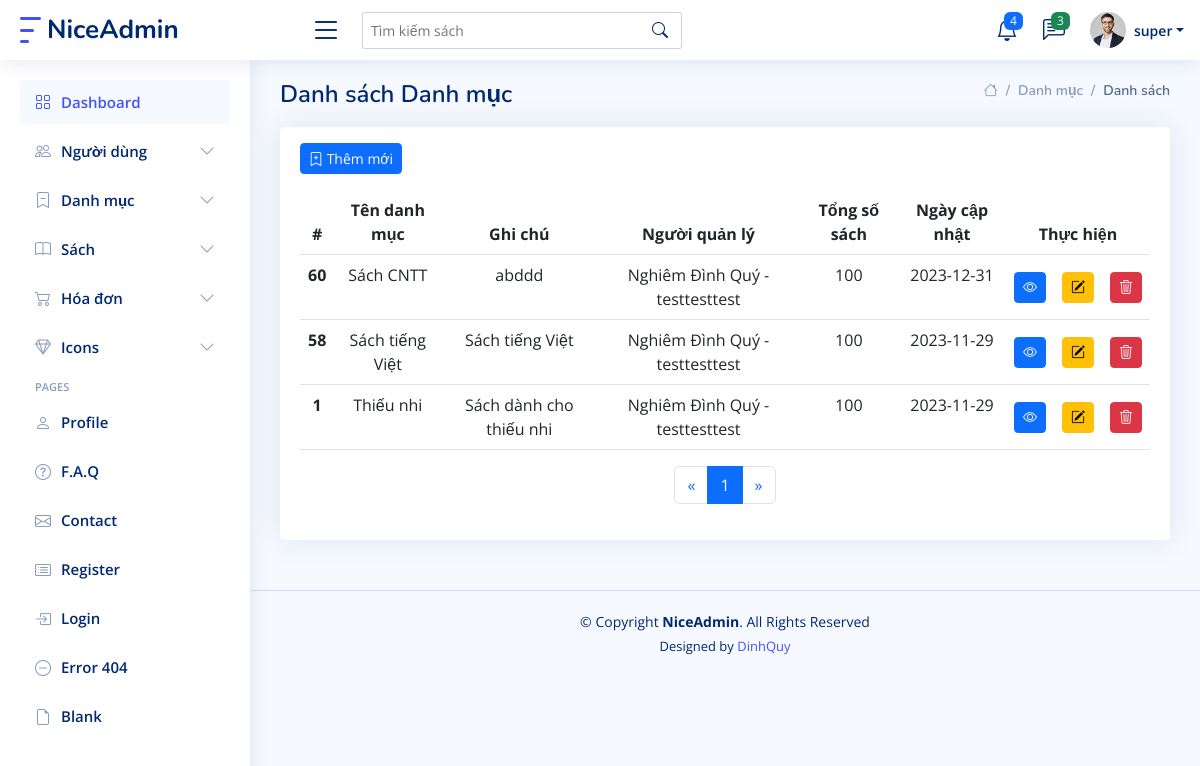
Screenshot of /php/ads/Category/index.php (signed in) with the database file from the repository.
### tables this page shows
CREATE TABLE `tblcategory` (
  `category_id` smallint(5) UNSIGNED NOT NULL,
  `category_name` varchar(200) NOT NULL,
  `category_notes` text DEFAULT NULL,
  `category_created_date` varchar(50) DEFAULT NULL,
  `category_created_author_id` int(10) UNSIGNED DEFAULT NULL,
  `category_last_modified` varchar(50) DEFAULT NULL,
  `category_manager_id` int(10) UNSIGNED DEFAULT NULL,
  `category_enable` tinyint(1) DEFAULT NULL,
  `category_delete` tinyint(1) DEFAULT 0,
  `category_image` varchar(200) DEFAULT NULL
);

### php/objects/CategoryObject.php (called while the page is built, shortened)
<?php
class CategoryObject{
	private $category_id;
	private $category_name;
	private $category_notes;
	private $category_last_modified;
	private $category_manager_id;
	private $category_delete;
	public function  getCategory_id() {
		return $this->category_id;
	}
	public function  getCategory_name() {
		return $this->category_name;
	}
	public function  getCategory_notes() {
		return $this->category_notes;
	}
	public function  getCategory_last_modified() {
		return $this->category_last_modified;
	}
	public function getCategory_manager_id() {
		return $this->category_manager_id;
	}
	public function isCategory_delete() {
		return $this->category_delete;
	}
	public function  setCategory_id($category_id) {
		$this->category_id = $category_id;
	}
	public function  setCategory_name($category_name) {
		$this->category_name = $category_name;
	}
	public function  setCategory_notes($category_notes) {
		$this->category_notes = $category_notes;
	}
	public function  setCategory_last_modified($category_last_modified) {
		$this->category_last_modified = $category_last_modified;
	}
	public function  setCategory_manager_id($category_manager_id) {
		$this->category_manager_id = $category_manager_id;
	}
	public function  setCategory_delete($category_delete) {
		$this->category_delete = $category_delete;
	}
}
?>

### php/ads/Category/CategoryModel.php (called while the page is built, shortened)
<?php
    require_once('../../objects/CategoryObject.php');
    require_once("../../../lib/HashMap.php");
    class CategoryModel{
        public function getCategories($similar, $page, $totalperpage){
            $dbConnection = new DBConnection();
            $conns = $dbConnection->getConnection();
            if($conns != null){
                $at = ($page-1)*$totalperpage;
                $sql="SELECT * FROM tblcategory ";
                if($similar->isCategory_delete()){
                    $sql .= "WHERE category_delete = 1 ";
                }else{
                    $sql .= "WHERE category_delete = 0 ";
                }
                $sql .= "ORDER BY category_id DESC ";
                $sql .= "LIMIT ".$at." , ".$totalperpage."; ";
                $result = $conns->query($sql);
                $items = [];
                while($row = mysqli_fetch_array($result)){
                    $item = new CategoryObject();
                    $item->setCategory_id($row['category_id']);
                    $item->setCategory_name($row['category_name']);
                    $item->setCategory_notes($row['category_notes']);
                    $item->setCategory_created_author_id($row['category_created_author_id']);
                    $item->setCategory_created_date($row['category_created_date']);
                    $item->setCategory_delete($row['category_delete']);
                    $item->setCategory_image($row['category_image']);
                    $item->setCategory_last_modified($row['category_last_modified']);
                    $item->setCategory_manager_id($row['category_manager_id']);
                    $items[] = $item;
                }
                return $items;
            }
        }
    }
?>

### php/ads/User/UserModel.php (called while the page is built, shortened)
<?php
    require_once("../../../lib/HashMap.php");
    class UserModel{
        public function getManagers(){
            $sql="SELECT * FROM tbluser ";
            $sql .= "WHERE user_deleted = 0 ";
            $sql .= "AND user_permission =2;";
            $dbConnection = new DBConnection();
            $conns = $dbConnection->getConnection();
            if($conns != null){
                $result = $conns->query($sql);
                $temp = new HashMap("String","String");
                while($row = mysqli_fetch_array($result)){
                    $temp->put($row['user_id'],$row['user_fullname']." - ".$row['user_name']);
                }
                return $temp;
            }
        }
    }
?>

### lib/HashMap.php (called while the page is built, shortened)
<?php
final class HashMap {
	protected $values = [];
	public function __construct(string $expectedKey, string $expectedValue) {
		$this->expectedKey = $expectedKey;
		$this->expectedValue = $expectedValue;
	}
	public function get($key) {
		return @$this->values[$key];
	}
	public function put($key, $value): void {
		$this->values[$key] = $value;
	}
	private function isCompatibleType($value, string $type): bool {
		switch (strtolower($type)) {
			case "str": case "string": return is_string($value);
		}
	}
}

### php/ads/Category/CategoryLibrary.php (the view, shortened to what this page needs)
<?php
    require_once('../../objects/CategoryObject.php');
    require_once('CategoryModel.php');
    class CategoryLibrary{
        public function viewDelCategory(CategoryObject $item) {
            $tmp = "";
            $title = "";
            if($item->isCategory_delete()) {
                $title = "Xóa vĩnh viễn ";
            }else {
                $title = "Xóa tài khoản ";
            }
            $tmp .= "<div class=\"modal fade\" id=\"delCate".$item->getCategory_id()."\" tabindex=\"-1\" aria-hidden=\"true\">";
            $tmp .= "<div class=\"modal-dialog\">";
            $tmp .= "<div class=\"modal-content\">";
            $tmp .= "<div class=\"modal-header\">";
            $tmp .= "<h1 class=\"modal-title fs-5\" id=\"DelUserLabel".$item->getCategory_id()."\"><i class=\"bi bi-trash3\"></i> ".$title."</h1>";
            $tmp .= "<button type=\"button\" class=\"btn-close\" data-bs-dismiss=\"modal\" aria-label=\"Close\"></button>";
            $tmp .= "</div>";
            $tmp .= "<div class=\"modal-body\">";
            if($item->isCategory_delete()) {
                $tmp .= "Bạn có chắc chắn xóa vĩnh viễn danh mục <b>".$item->getCategory_name()."</b>?<br>";
            }else {
                $tmp .= "Bạn có chắc chắn xóa danh mục <b>".$item->getCategory_name()."</b>?<br>";
                $tmp .= "Hệ thống tạm thời lưu vào thùng rác, có thể phục hồi trong vòng 30 ngày.";
            }
            $tmp .= "</div>";
            $tmp .= "<div class=\"modal-footer\">";
            if($item->isCategory_delete()) {
                $tmp .= "<a href=\"CategoryDR.php?id=".$item->getCategory_id()."&name=".$item->getCategory_name()."\" class=\"btn btn-danger\"><i class=\"bi bi-trash3\"></i> Xóa vĩnh viễn</a>";
            }else {
                $tmp .= "<a href=\"CategoryDR.php?iddel=".$item->getCategory_id()."&name=".$item->getCategory_name()."\" class=\"btn btn-danger\"><i class=\"bi bi-trash3\"></i> Xóa</a>";
            }
            $tmp .= "<button type=\"button\" class=\"btn btn-secondary\" data-bs-dismiss=\"modal\"><i class=\"bi bi-x-lg\"></i> Hủy</button>";
            $tmp .= "</div>";
            $tmp .= "</div>";
            $tmp .= "</div>";
            $tmp .= "</div>";
            return $tmp;
        }
        public function viewCatetories($items, $total, $similar, $page, $totalperpage){
            echo "<table class=\"table table-hover\">";
                echo "<thead>";
                    echo "<tr>";
                        echo "<th class=\"text-center\" scope=\"col\">#</th>";
                        echo "<th class=\"text-center\" scope=\"col\">Tên danh mục</th>";
                        echo "<th class=\"text-center\" scope=\"col\">Ghi chú</th>";
                        echo "<th class=\"text-center\" scope=\"col\">Người quản lý</th>";
                        echo "<th class=\"text-center\" scope=\"col\">Tổng số sách</th>";
                        echo "<th class=\"text-center\" scope=\"col\">Ngày cập nhật</th>";
                        echo "<th class=\"text-center\" scope=\"col\" colspan=\"3\">Thực hiện</th>";
                    echo "</tr>";
                echo "</thead>";
                echo "<tbody>";
                $um = new UserModel();
                $manager= $um->getManagers();
                        foreach($items as $item) {
                            echo "<tr  data-bs-toggle=\"modal\" data-bs-target=\"#infoCate".$item->getCategory_id()."\">";
                                echo "<th class=\"text-center\" scope=\"row\">".$item->getCategory_id()."</th>";
                                echo "<td class=\"text-center\">".$item->getCategory_name()."</td>";
                                echo "<td class=\"text-center\">".$item->getCategory_notes()."</td>";
                                echo "<td class=\"text-center\">".$manager->get($item->getCategory_manager_id())."</td>";
                                echo "<td class=\"text-center\">"."100"."</td>";
                                echo "<td class=\"text-center\">".$item->getCategory_last_modified()."</td>";
                                if($item->isCategory_delete()){
                                    echo "<td class=\"  align-middle\"><button type=\"button\" class=\"btn btn-primary btn-sm\" data-bs-toggle=\"modal\" data-bs-target=\"#infoCate".$item->getCategory_id()."\"><i class=\"bi bi-eye\"></i></button></td>";
                                    echo $this->viewInfoCategory($item);
                                    echo "<td class=\"align-middle\"><button class=\"btn btn-success btn-sm\" data-bs-toggle=\"modal\" data-bs-target=\"#resCate".$item->getCategory_id()."\"><i class=\"bi bi-bootstrap-reboot\"></i></button></td>";
                                    echo $this->viewResCategory($item);
                                    echo "<td class=\"align-middle\"><button class=\"btn btn-danger btn-sm\" data-bs-toggle=\"modal\" data-bs-target=\"#delCate".$item->getCategory_id()."\"><i class=\"bi bi-trash3\"></i></button></td>";
                                    echo $this->viewDelCategory($item);
                                }else{
                                    echo "<td class=\"align-middle\"><button type=\"button\" class=\"btn btn-primary btn-sm\" data-bs-toggle=\"modal\" data-bs-target=\"#infoCate".$item->getCategory_id()."\"><i class=\"bi bi-eye\"></i></button></td>";
                                    echo "<td class=\"align-middle\"><button class=\"btn btn-warning btn-sm\" data-bs-toggle=\"modal\" data-bs-target=\"#editCate".$item->getCategory_id()."\"><i class=\"bi bi-pencil-square\"></i></button></td>";
                                    echo $this->viewEditCategory($item);
                                    echo "<td class=\"align-middle\"><button class=\"btn btn-danger btn-sm\" data-bs-toggle=\"modal\" data-bs-target=\"#delCate".$item->getCategory_id()."\"><i class=\"bi bi-trash3\"></i></button></td>";
                                }
                            echo "</tr>";
                        }
                echo "</tbody>";
            echo "</table>";
        }
        public function viewInfoCategory(CategoryObject $item) {
            $um = new UserModel();
            $manager = $um->getManagers();
            $tmp = "";
            $tmp .= "";
            $tmp .= "<div class=\"modal fade\" id=\"infoCate".$item->getCategory_id()."\" tabindex=\"-1\" aria-labelledby=\"infoUserLabel\" aria-hidden=\"true\">";
                $tmp .= "<div class=\"modal-dialog modal-lg\">";
                    $tmp .= "<div class=\"modal-content\">";
                        $tmp .= "<div class=\"modal-header\">";
                            $tmp .= "<h1 class=\"modal-title fs-5\" id=\"infoUserLabel\"><i class=\"bi bi-tags\"></i> Thông tin danh mục <b>".$item->getCategory_name()."</b></h1>";
                            $tmp .= "<button type=\"button\" class=\"btn-close\" data-bs-dismiss=\"modal\" aria-label=\"Close\"></button>";
                        $tmp .= "</div>";
                        $tmp .= "<div class=\"modal-body\">";
                            $tmp .= "<div class=\"row mb-3\">";
                                $tmp .= "<div class=\"col-lg-6\">";
                                $tmp .= "<label for=\"user-name\" class=\"form-label\">ID</label>";
                                $tmp .= "<input type=\"text\" class=\"form-control\" id=\"user-name".$item->getCategory_id()."\" name=\"txtCateName\" value=\"".$item->getCategory_id()."\" readonly>";
                                $tmp .= "</div>";
                                $tmp .= "<div class=\"col-lg-6\">";
                                $tmp .= "<label for=\"user-name\" class=\"form-label\">Tên danh mục</label>";
                                $tmp .= "<input type=\"text\" class=\"form-control\" id=\"user-name".$item->getCategory_id()."\" name=\"txtCateName\" value=\"".$item->getCategory_name()."\" readonly>";
                                $tmp .= "</div>";
                            $tmp .= "</div>";
                            $tmp .= "<div class=\"row mb-3\">";
                                $tmp .= "<div class=\"col-lg-6\">";
                                    $tmp .= "<label for=\"full-name\" class=\"form-label\">Người tạo</label>";
                                    $tmp .= "<input type=\"text\" class=\"form-control\" id=\"full-name\" name=\"txtFullName\" value=\"".$manager->get($item->getCategory_manager_id())."\" readonly>";
                                $tmp .= "</div>";
                                $tmp .= "<div class=\"col-lg-6\">";
                                    $tmp .= "<label for=\"user-permission\" class=\"form-label\">Ngày cập nhật</label>";
                                    $tmp .= "<input type=\"text\" class=\"form-control\" id=\"user-permis\" required name=\"txtPermis\" value=\"".$item->getCategory_last_modified()."\" disabled readonly>";
                                $tmp .= "</div>";
                            $tmp .= "</div>";
                         $tmp .= "</div>";
                        $tmp .= "<div class=\"modal-footer\">";
                            if($item->isCategory_delete()) {
                                $tmp .= "<button class=\"btn btn-success\" data-bs-toggle=\"modal\" data-bs-target=\"#resCate".$item->getCategory_id()."\"><i class=\"bi bi-bootstrap-reboot\"></i> Khôi phục</button>";
                                $tmp .= "<button type=\"button\" class=\"btn btn-secondary\" data-bs-dismiss=\"modal\"><i class=\"bi bi-x-lg\"></i> Thoát</button>";
                            }else {
                                $tmp .= "<button class=\"btn btn-primary\" data-bs-toggle=\"modal\" data-bs-target=\"#editCate".$item->getCategory_id()."\"><i class=\"bi bi-gear\"></i> Chỉnh sửa</button>";
                                $tmp .= "<button type=\"button\" class=\"btn btn-secondary\" data-bs-dismiss=\"modal\"><i class=\"bi bi-x-lg\"></i> Thoát</button>";
                            }
                        $tmp .= "</div>";
                    $tmp .= "</div>";
                $tmp .= "</div>";
            $tmp .= "</div>";
            return $tmp;
        }
        public function viewEditCategory(CategoryObject $item) {
            $um = new UserModel();
            $manager = $um->getManagers();
        }
    }
?>

### rows the page displays
tblcategory: category_id "60", category_name "Sách CNTT", category_notes "abddd", category_manager "Nghiêm Đình Quý - testtesttest", category_last_modified "2023-12-31"
tblcategory: category_id "58", category_name "Sách tiếng Việt", category_notes "Sách tiếng Việt", category_manager "Nghiêm Đình Quý - testtesttest", category_last_modified "2023-11-29"
tblcategory: category_id "1", category_name "Thiếu nhi", category_notes "Sách dành cho thiếu nhi", category_manager "Nghiêm Đình Quý - testtesttest", category_last_modified "2023-11-29"

### other values shown
$_SESSION['name'] "super"
$page "1"
